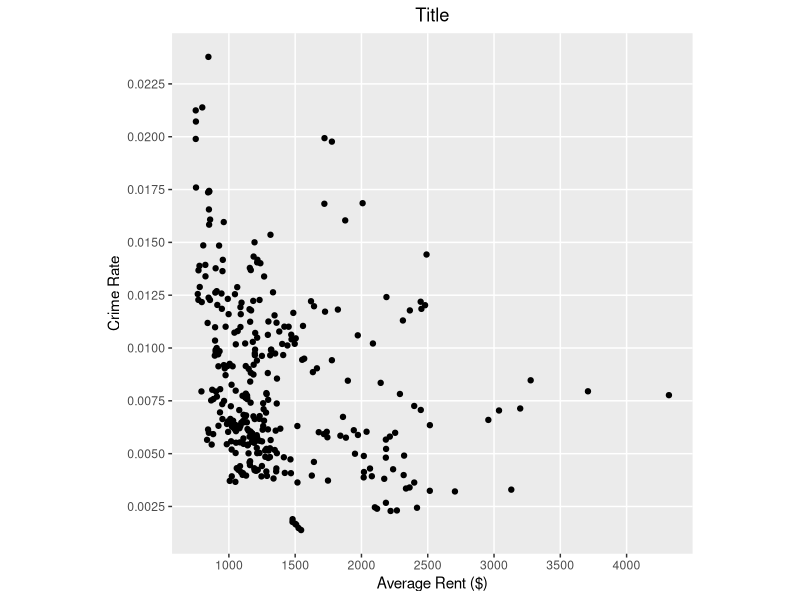
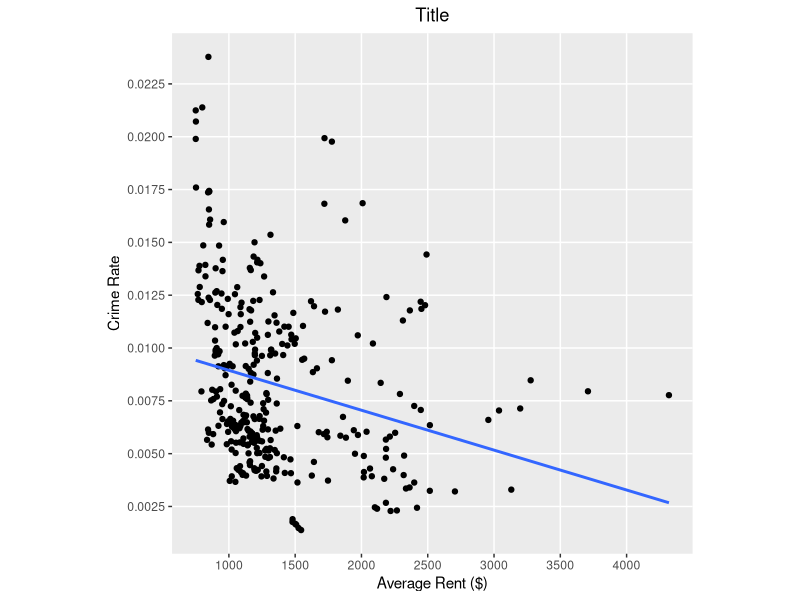
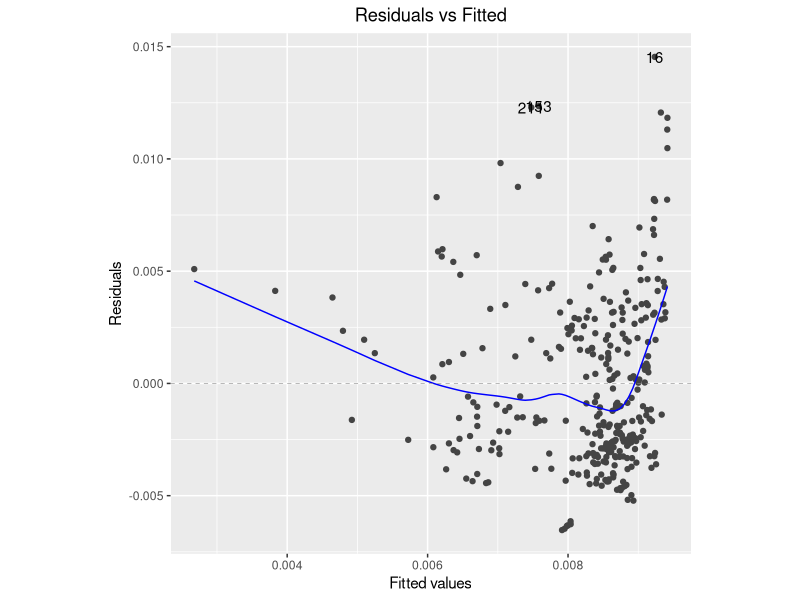
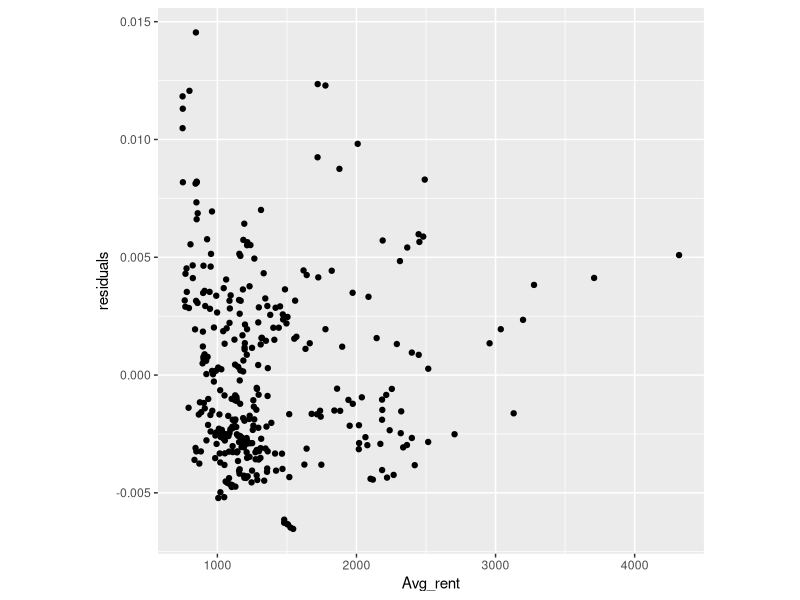
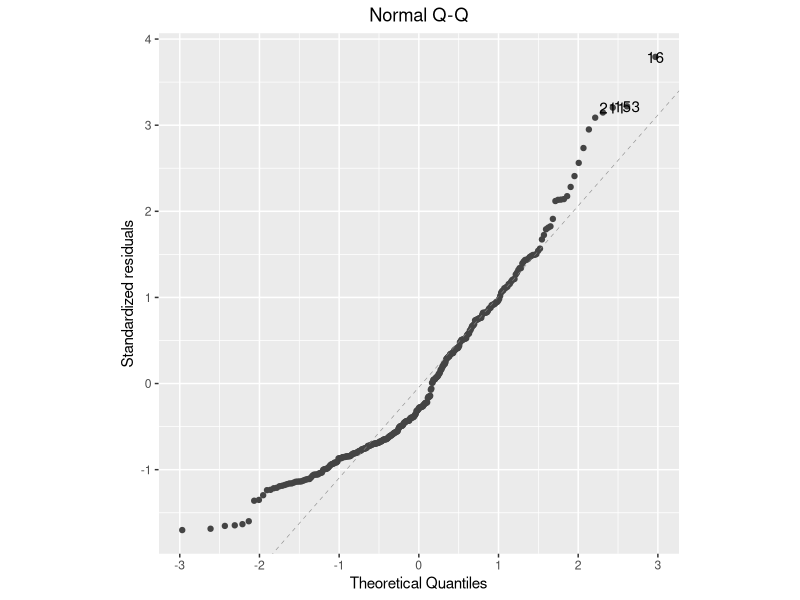
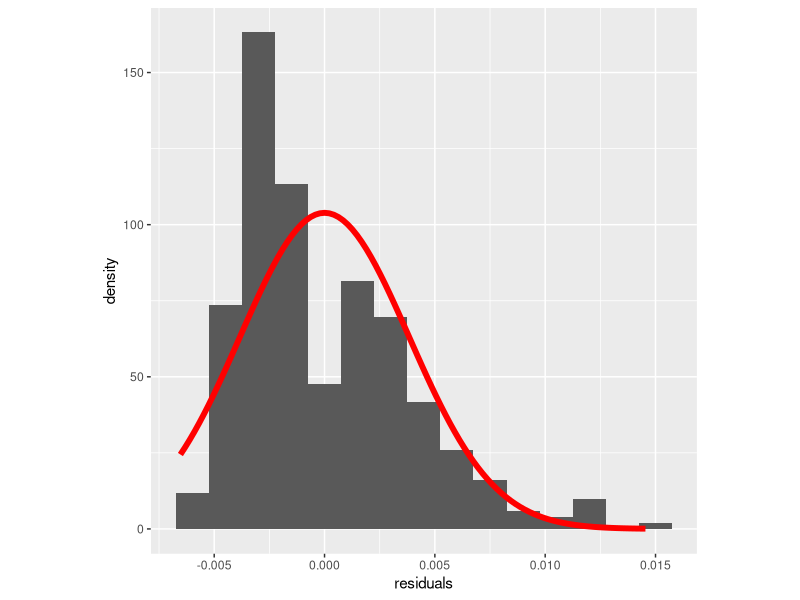
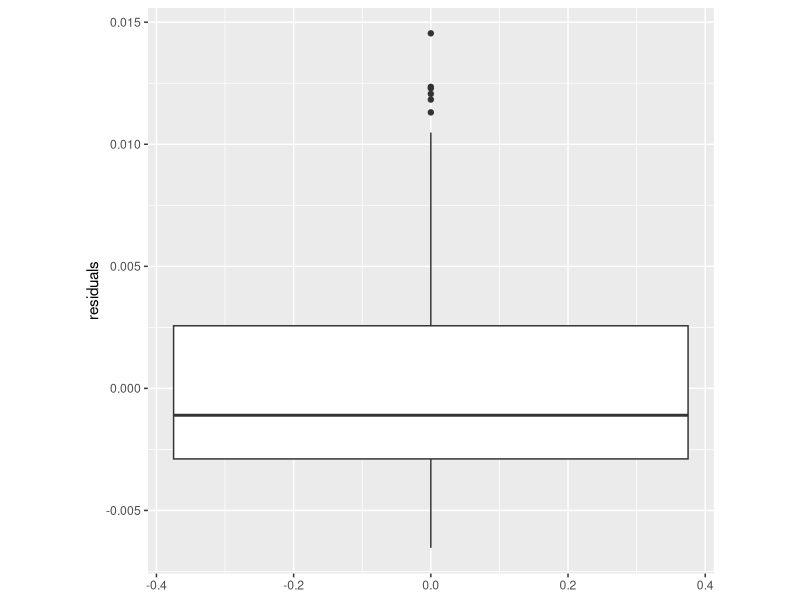
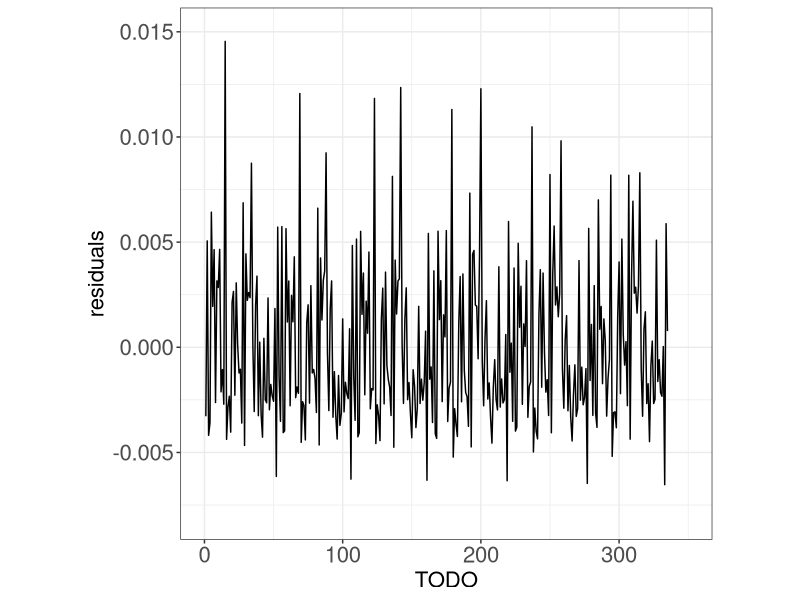

Generate these figures, in order, with R:
## ---- chunk 1
# load any necessary packages here
library(tidyverse)
library(ggfortify)
library(car)
sz <- 16
## ---- chunk 2
data <- read.csv(file = "Crime_vs_Rent_Group_Project.csv", header = TRUE)
## ---- chunk 3
data <- data[!is.na(data$Avg_rent), ]
data <- data[!is.na(data$crime_rate),]
## ---- chunk 4
summary(data)
head(data)
## ---- chunk 5
glimpse(data)
## ---- chunk 6
cor(data$Avg_rent, data$crime_rate)
## ---- chunk 7
data.lm <- lm(formula = crime_rate ~ Avg_rent, data = data)
summary(data.lm)

data$residuals <- data.lm$residuals
data$fitted.values <- data.lm$fitted.values
## ---- chunk 8
data.base.plot <- ggplot(data = data, mapping = aes(x = Avg_rent, y = crime_rate)) + 
  geom_point() +
  ggtitle("Title") +
  xlab("Average Rent ($)") +
  ylab("Crime Rate") +
  scale_x_continuous(breaks = seq(0, 4000, by = 500),
                     minor_breaks = seq(0, 4000, by = 500)) +
  scale_y_continuous(breaks = seq(0, 0.025, by = 0.0025),
                     minor_breaks = seq(0, 0.025, by = 0.0025)) +
  theme(aspect.ratio = 1, plot.title = element_text(hjust = 0.5))
data.base.plot
## ---- chunk 9
data.base.plot + geom_smooth(method = "lm", se = FALSE) 
## ---- chunk 10
autoplot(data.lm, which = 1, ncol = 1, nrow = 1) +
  theme(aspect.ratio = 1, plot.title = element_text(hjust = 0.5))
## ---- chunk 11
ggplot(data = data, mapping = aes(y = residuals, x = Avg_rent)) +
  geom_point() +
  theme(aspect.ratio = 1)
## ---- chunk 12
autoplot(data.lm, which = 2, ncol = 1, nrow = 1) +
  theme(aspect.ratio = 1, plot.title = element_text(hjust = 0.5))
## ---- chunk 13
ggplot(data = data, mapping = aes(x = residuals)) + 
  geom_histogram(mapping = aes(y = ..density..), binwidth = 0.0015) +
  stat_function(fun = dnorm, color = "red", size = 2,
                args = list(mean = mean(data$residuals), 
                            sd = sd(data$residuals))) +
  theme(aspect.ratio = 1)
## ---- chunk 14
ggplot(data = data, mapping = aes(y = residuals)) +
  geom_boxplot() +
  theme(aspect.ratio = 1)
## ---- chunk 15
ggplot(data) +
  geom_line(mapping = aes(x = 1:dim(data)[1], y = residuals)) +
  theme_bw() + 
  scale_y_continuous(limits = c(-0.008, 0.015)) +
  scale_x_continuous(limits = c(0, 350)) +
  xlab("TODO") +
  theme(axis.title.x = element_text(size = sz),
        axis.title.y = element_text(size = sz),
        axis.text = element_text(size = sz),
        aspect.ratio = 1)
## ---- chunk 16
shapiro.test(data$residuals)
## ---- chunk 17
data$cooksd <- cooks.distance(data.lm)
# Find n
data[data$cooksd >= 4 / length(data$cooksd), ]
## ---- chunk 18
grp <- as.factor(c(rep("lower", floor(dim(data)[1] / 2)), 
                   rep("upper", ceiling(dim(data)[1] / 2))))
leveneTest(data[order(data$Avg_rent), "residuals"] ~ grp, center = median)
## ---- chunk 19
# calculate the DFBETAS
data.dfbetas <- as.data.frame(dfbetas(data.lm))
# add the observation numbers to dataframe for plotting purposes
data.dfbetas$obs <- 1:length(data$Avg_rent)

# plot the DFBETAS against the observation number
ggplot(data = data.dfbetas) + 
  geom_point(mapping = aes(x = obs, y = abs(Avg_rent))) +
  ylab("Absolute Value of DFBETAS for Average Rent") +
  xlab("Observation Number") +
  geom_hline(mapping = aes(yintercept = 2 / sqrt(length(obs))),
             color = "red", linetype = "dashed") +
  #scale_x_continuous(limits = c(0, 300)) +
  #scale_y_continuous(limits = c(0, 0.25)) +
  theme_bw() +
  theme(
    axis.title.x = element_text(size = sz - 5),
    axis.title.y = element_text(size = sz - 5),
    axis.text = element_text(size = sz - 5),
    aspect.ratio = 1,
    plot.title = element_blank()
  )

# print a list of potential influential points according to DFBETAS
rent.extreme.dfbetas <- data.dfbetas[abs(data.dfbetas$Avg_rent) > 
                                         2 / sqrt(length(data.dfbetas$obs)), ]
rent.extreme.dfbetas[order(rent.extreme.dfbetas$Avg_rent), ]
## ---- chunk 20
# calculate the DFFITS
data.dffits <- data.frame("dffits" = dffits(data.lm))
# add the observation numbers to dataframe for plotting purposes
data.dffits$obs <- 1:length(data$crime_rate)

# plot the DFFITS against the observation number
ggplot(data = data.dffits) + 
  geom_point(mapping = aes(x = obs, y = abs(dffits))) +
  ylab("Absolute Value of DFFITS for Y") +
  xlab("Observation Number") +
  geom_hline(mapping = aes(yintercept = 2 * 
                             sqrt(length(data.lm$coefficients) / length(obs))),
             color = "red", linetype = "dashed") +
  theme_bw() +
  #scale_x_continuous(limits = c(0, 300)) +
  #scale_y_continuous(limits = c(0, 0.3)) +
  theme(
    axis.title.x = element_text(size = sz - 5),
    axis.title.y = element_text(size = sz - 5),
    axis.text = element_text(size = sz - 5),
    aspect.ratio = 1,
    plot.title = element_blank()
  )

# print a list of potential influential points according to DFFITS
data.dffits[abs(data.dffits$dffits) > 2 * 
             sqrt(length(data.lm$coefficients) / length(data.dffits$obs)), ]
## ---- chunk 21
# We need to transform our data, so we run a Box Cox
bc <- boxCox(data$Avg_rent ~ data$crime_rate)

data$rent_transformed <- sin(data$Avg_rent)
data$crime_transformed <- 1/log(data$crime_rate)


## ---- chunk 22
transformed_data.lm <- lm(formula = crime_transformed ~ rent_transformed, data = data)
summary(transformed_data.lm)

data$residuals_t <- transformed_data.lm$residuals
data$fitted.values_t <- transformed_data.lm$fitted.values
## ---- chunk 23
data.transformed.plot <- ggplot(data = data, mapping = aes(x = rent_transformed, y = crime_rate)) + 
  geom_point() +
  ggtitle("Tranformed Data Scatterplot") +
  xlab("sin(Average Rent) ($)") +
  ylab("log(1 /Crime Rate ^4/3)") +
  scale_x_continuous(breaks = seq(0, 4000, by = 500),
                     minor_breaks = seq(0, 4000, by = 500)) +
  scale_y_continuous(breaks = seq(0, 0.025, by = 0.0025),
                     minor_breaks = seq(0, 0.025, by = 0.0025)) +
  theme(aspect.ratio = 1, plot.title = element_text(hjust = 0.5))
data.transformed.plot
## ---- chunk 24
data.transformed.plot + geom_smooth(method = "lm", se = FALSE) 
## ---- chunk 25
autoplot(transformed_data.lm, which = 1, ncol = 1, nrow = 1) +
  theme(aspect.ratio = 1, plot.title = element_text(hjust = 0.5))
## ---- chunk 26
ggplot(data = data, mapping = aes(y = residuals_t, x = rent_transformed)) +
  geom_point() +
  theme(aspect.ratio = 1)
## ---- chunk 27
autoplot(transformed_data.lm, which = 2, ncol = 1, nrow = 1) +
  theme(aspect.ratio = 1, plot.title = element_text(hjust = 0.5))
## ---- chunk 28
ggplot(data = data, mapping = aes(x = residuals_t)) + 
  geom_histogram(mapping = aes(y = ..density..), binwidth = .005) +
  stat_function(fun = dnorm, color = "red", size = 2,
                args = list(mean = mean(data$residuals_t), 
                            sd = sd(data$residuals_t))) +
  theme(aspect.ratio = 1)
## ---- chunk 29
ggplot(data = data, mapping = aes(y = residuals_t)) +
  geom_boxplot() +
  theme(aspect.ratio = 1)
## ---- chunk 30
ggplot(data) +
  geom_line(mapping = aes(x = 1:dim(data)[1], y = residuals_t)) +
  theme_bw() + 
  scale_y_continuous(limits = c(-.5,.5)) +
  scale_x_continuous(limits = c(0,340)) +
  xlab("TODO") +
  theme(axis.title.x = element_text(size = sz),
        axis.title.y = element_text(size = sz),
        axis.text = element_text(size = sz),
        aspect.ratio = 1)
## ---- chunk 31
shapiro.test(data$residuals_t)
## ---- chunk 32
data$cooksd_t <- cooks.distance(transformed_data.lm)
# Find n
data[data$cooksd_t >= 4 / length(data$cooksd_t), ]
## ---- chunk 33
grp <- as.factor(c(rep("lower", floor(dim(data)[1] / 2)), 
                   rep("upper", ceiling(dim(data)[1] / 2))))
leveneTest(data[order(data$rent_transformed), "residuals"] ~ grp, center = median)
## ---- chunk 34
# calculate the DFBETAS
data.dfbetas_t <- as.data.frame(dfbetas(transformed_data.lm))
# add the observation numbers to dataframe for plotting purposes
data.dfbetas_t$obs <- 1:length(data$rent_transformed)

# plot the DFBETAS against the observation number
ggplot(data = data.dfbetas_t) + 
  geom_point(mapping = aes(x = obs, y = abs(rent_transformed))) +
  ylab("Absolute Value of DFBETAS for 1 / Average Rent") +
  xlab("Observation Number") +
  geom_hline(mapping = aes(yintercept = 2 / sqrt(length(obs))),
             color = "red", linetype = "dashed") +
  #scale_x_continuous(limits = c(0, 300)) +
  #scale_y_continuous(limits = c(0, 0.25)) +
  theme_bw() +
  theme(
    axis.title.x = element_text(size = sz - 5),
    axis.title.y = element_text(size = sz - 5),
    axis.text = element_text(size = sz - 5),
    aspect.ratio = 1,
    plot.title = element_blank()
  )

# print a list of potential influential points according to DFBETAS
rent.extreme.dfbetas_t <- data.dfbetas_t[abs(data.dfbetas_t$rent_transformed) > 
                                         2 / sqrt(length(data.dfbetas_t$obs)), ]
rent.extreme.dfbetas_t[order(rent.extreme.dfbetas_t$rent_transformed), ]
## ---- chunk 35
# calculate the DFFITS
data.dffits_t <- data.frame("dffits" = dffits(transformed_data.lm))
# add the observation numbers to dataframe for plotting purposes
data.dffits_t$obs <- 1:length(data$crime_rate)

# plot the DFFITS against the observation number
ggplot(data = data.dffits_t) + 
  geom_point(mapping = aes(x = obs, y = abs(dffits))) +
  ylab("Absolute Value of DFFITS for Y") +
  xlab("Observation Number") +
  geom_hline(mapping = aes(yintercept = 2 * 
                             sqrt(length(transformed_data.lm$coefficients) / length(obs))),
             color = "red", linetype = "dashed") +
  theme_bw() +
  #scale_x_continuous(limits = c(0, 300)) +
  #scale_y_continuous(limits = c(0, 0.3)) +
  theme(
    axis.title.x = element_text(size = sz - 5),
    axis.title.y = element_text(size = sz - 5),
    axis.text = element_text(size = sz - 5),
    aspect.ratio = 1,
    plot.title = element_blank()
  )

# print a list of potential influential points according to DFFITS
data.dffits[abs(data.dffits_t$dffits) > 2 * 
             sqrt(length(transformed_data.lm$coefficients) / length(data.dffits_t$obs)), ]
## ---- chunk 36
confint(transformed_data.lm, parm = "rent_transformed", level = 0.95)

summary(transformed_data.lm)

t.stat <- (transformed_data.lm$coefficients[2] - 0) / summary(transformed_data.lm)$coefficients[2, 2]
t.stat
pt(t.stat, df = nrow(data) - 2, lower.tail = FALSE) * 2
## ---- chunk 37
predict(transformed_data.lm,
        newdata = data.frame(rent_transformed = 1200),
        interval = "confidence",
        level = 0.95)

predict(transformed_data.lm,
        newdata = data.frame(rent_transformed = 1200),
        interval = "prediction",
        level = 0.95)
## ---- chunk 38
anova <- aov(transformed_data.lm)
summary(anova)
mse <- summary(anova)[[1]][2, 2] / summary(anova)[[1]][2, 1] 
mse
sqrt(mse)
## ---- chunk 39
summary(transformed_data.lm)$r.squared
summary(transformed_data.lm)$adj.r.squared

## ---- chunk 40
f <- summary(transformed_data.lm)$fstatistic
f
pf(f[1], f[2], f[3], lower.tail = FALSE)
